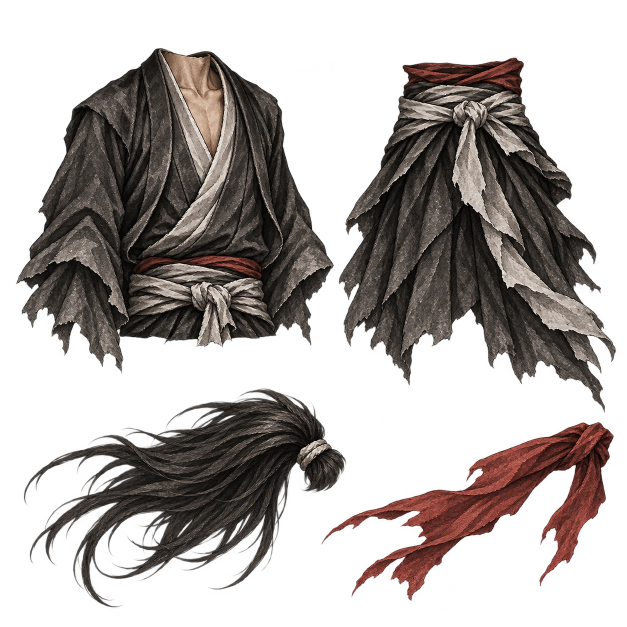
#> input picture assets/art/samurai/body_trunk.png, 1254 x 1254 px (shown at 1/2 size)
$ python register_samurai_body.py
#> lines starting #> are read from the running program, lines starting #| are printed output that depends on the picture; after the words box and inside, x2 and y2 are one past the last pixel; in counts of white or black regions, pixels touching at a corner belong together
### tools/register_roster_art.py
"""Read alpha components and write atlas metadata; never modifies artwork."""
from pathlib import Path
import numpy as np
from PIL import Image

ROOT = Path(__file__).resolve().parents[1]
NAMES = {1: 'ashigaru', 2: 'yumi_archer', 3: 'hollow_soldier', 4: 'oni_brute',
         5: 'shrine_healer', 6: 'spear_guardian', 7: 'onmyoji', 8: 'hatamoto', 9: 'fallen_daimyo',
         10: 'spectral_archer', 11: 'shield_bearer', 12: 'flying_spirit', 13: 'burning_general'}


def components(path):
    alpha = np.asarray(Image.open(path).getchannel('A')) > 25
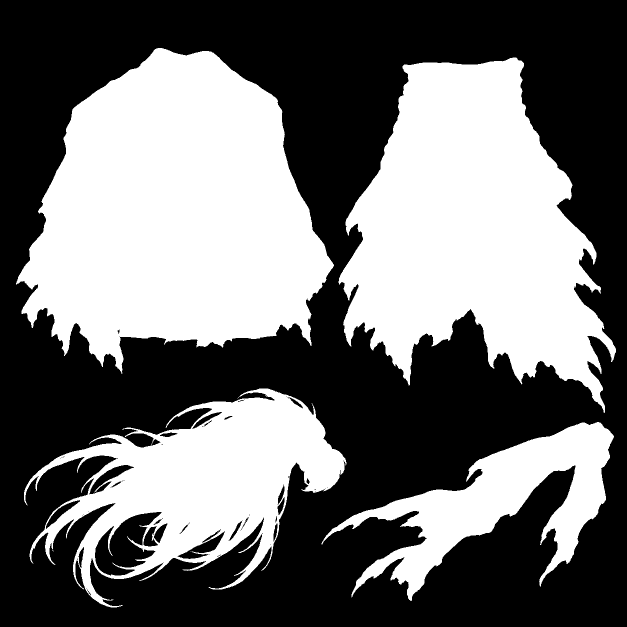
#> alpha: shape (1254, 1254) bool (shown at 1/2 size); 43.5% white; 7 white regions (3 under 20 px), largest, box (x1, y1, x2, y2) and area: (32, 96, 668, 748) 271426, (677, 115, 1232, 826) 229499, (48, 777, 693, 1215) 117291, (643, 844, 1228, 1202) 66265
    parents, boxes, sizes, previous = [], [], [], []

    def root(i):
        while parents[i] != i:
            parents[i] = parents[parents[i]]
            i = parents[i]
        return i

    for y, row in enumerate(alpha):
        changes = np.flatnonzero(np.diff(np.pad(row.astype(np.int8), (1, 1))))
        current = []
        for left, right in changes.reshape(-1, 2):
            connected = [root(i) for a, b, i in previous if a <= right + 1 and b >= left - 1]
            if connected:
                index = connected[0]
                for other in connected[1:]:
                    other, index = root(other), root(index)
                    if other != index:
                        parents[other] = index
                        a, b = boxes[index], boxes[other]
                        boxes[index] = [min(a[0], b[0]), min(a[1], b[1]), max(a[2], b[2]), max(a[3], b[3])]
                        sizes[index] += sizes[other]
                box = boxes[index]
                boxes[index] = [min(box[0], left), min(box[1], y), max(box[2], right), y + 1]
                sizes[index] += right - left
            else:
                index = len(parents)
                parents.append(index)
                boxes.append([left, y, right, y + 1])
                sizes.append(right - left)
            current.append((left, right, index))
        previous = current
#> after the loop, boxes = 32 items, first 6: [32, 96, 668, 748], [374, 102, 433, 111], [1005, 115, 1044, 123], [956, 115, 1048, 129], [823, 115, 1048, 130], [883, 125, 899, 126]; parents = 32 values, max 29 at index 27, min 0 at index 0, mean 16.28; sizes = 32 values, max 271426 at index 0, min 1 at index 26, mean 49451.8
    main = [(boxes[i], sizes[i]) for i in range(len(parents)) if root(i) == i and sizes[i] > 400]
#> main = [([32, 96, 668, 748], 271426), ([677, 115, 1232, 826], 229499), ([643, 844, 1228, 1202], 66265), ([48, 777, 693, 1215], 117293)]
    return alpha.shape, sorted(main, key=lambda item: item[1], reverse=True)


# [57 lines left out: functions register, register_equipment, not called in this run]


# [3 lines that do not run on import are left out]

### tools/register_samurai_body.py
"""Read new painted alpha components; preserve the existing rig's joint roles.

This writes GDScript metadata only. It never resizes or modifies the artwork.
"""
from pathlib import Path
import numpy as np
from PIL import Image
from register_roster_art import components

ROOT = Path(__file__).resolve().parents[1]
SHEETS = {
    'body_trunk': ['torso', 'skirt', 'mane', 'sash'],
    'body_arms': ['upper_f', 'fore_f', 'upper_b', 'fore_b'],
    'body_legs': ['thigh_f', 'shin_f', 'thigh_b', 'shin_b'],
    'body_details': ['foot_f', 'foot_b', 'sleeve_f', 'sleeve_b'],
}
# Normalized joint positions retain the artist's original component orientation.
ANCHORS = {
    'upper_f': ((22/261, 42/225), (230/261, 87/225), 13, 10.55),
    'fore_f': ((26/277, 54/166), (242/277, 110/166), 13, 6.33),
    'upper_b': ((35/288, 55/250), (245/288, 93/250), 13, 11.45),
    'fore_b': ((28/280, 53/154), (240/280, 100/154), 13, 5.22),
    'thigh_f': ((39/303, 60/257), (264/303, 170/257), 23, 20.5),
    'shin_f': ((29/260, 65/150), (230/260, 93/150), 23, 11.4),
    'thigh_b': ((35/300, 95/255), (266/300, 155/255), 23, 20.9),
    'shin_b': ((32/240, 95/170), (225/240, 60/170), 23, 13.7),
}


def main():
    regions, joints = {}, {}
    for sheet, names in SHEETS.items():
        path = ROOT / 'assets/art/samurai' / f'{sheet}.png'
        (height, width), shapes = components(path)
#> height = 1254; width = 1254; shapes = [([32, 96, 668, 748], 271426), ([677, 115, 1232, 826], 229499), ([48, 777, 693, 1215], 117293), ([643, 844, 1228, 1202], 66265)]
        selected = {}
        for box, area in shapes:
            cx, cy = (box[0]+box[2])/(2*width), (box[1]+box[3])/(2*height)
            cell = (2 if cy > .5 else 0) + (1 if cx > .5 else 0)
            if cell not in selected: selected[cell] = box
#> this loop made 4 passes
#> (box, area, cx, cy) on passes 1 to 4: ([32, 96, 668, 748], 271426, 0.279, 0.337), ([677, 115, 1232, 826], 229499, 0.761, 0.375), ([48, 777, 693, 1215], 117293, 0.295, 0.794), ([643, 844, 1228, 1202], 66265, 0.746, 0.816)
#> after the loop, selected = {0: [32, 96, 668, 748], 1: [677, 115, 1232, 826], 2: [48, 777, 693, 1215], 3: [643, 844, 1228, 1202]}
        if len(selected) != 4: raise ValueError(f'{sheet}: expected four components: {selected}')
        alpha = np.asarray(Image.open(path).getchannel('A'))
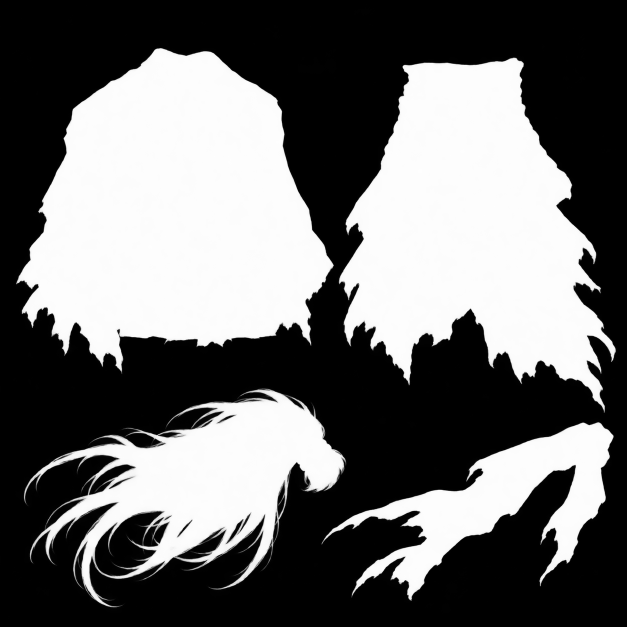
#> alpha: shape (1254, 1254) (shown at 1/2 size); min 0, max 255, mean 107.3
        for cell, name in enumerate(names):
            x,y,right,bottom = map(int, selected[cell]); w,h=right-x,bottom-y
            regions[name]=(x,y,w,h)
            if name in ANCHORS:
                ua,ub,length,target_width=ANCHORS[name]
                a=np.asarray(ua)*[w,h]; b=np.asarray(ub)*[w,h]
                axis=(b-a)/np.linalg.norm(b-a)
                yy,xx=np.nonzero(alpha[y:bottom,x:right]>25)
                cross=-(xx-a[0])*axis[1]+(yy-a[1])*axis[0]
                scale=target_width/float(cross.max()-cross.min())
                joints[name]=(a,b,length,scale)
#> this loop made 4 passes
#> (x, y, right, bottom, w, h) on passes 1 to 4: (32, 96, 668, 748, 636, 652), (677, 115, 1232, 826, 555, 711), (48, 777, 693, 1215, 645, 438), (643, 844, 1228, 1202, 585, 358)
#> after the loop, joints = 0 items; regions = {'torso': (32, 96, 636, 652), 'skirt': (677, 115, 555, 711), 'mane': (48, 777, 645, 438), 'sash': (643, 844, 585, 358)}
        print(sheet, f'{width}x{height}', ', '.join(f'{n}:{regions[n][2]}x{regions[n][3]}' for n in names))
#| body_trunk 1254x1254 torso:636x652, skirt:555x711, mane:645x438, sash:585x358
#> pass 2 of the loop in main, `for sheet, names in SHEETS.items():`:
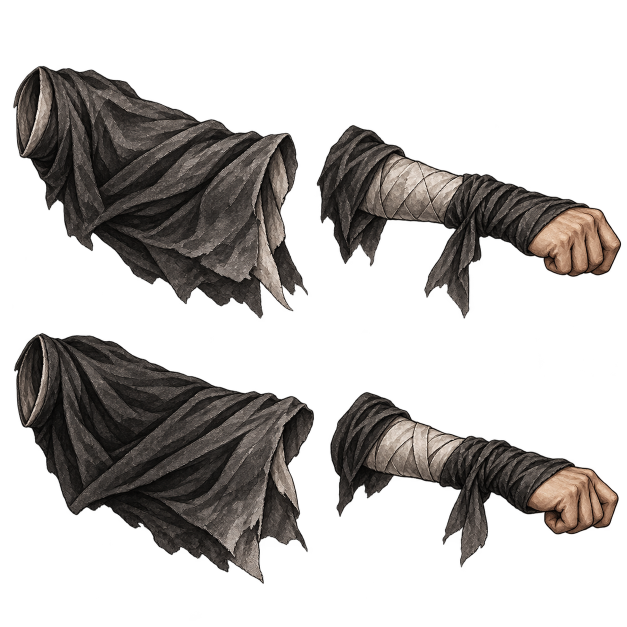
#> input picture assets/art/samurai/body_arms.png, 1254 x 1254 px (shown at 1/2 size)
#> in components (call 2), `alpha = np.asarray(Image.open(path).getchannel('A')) > 25`:
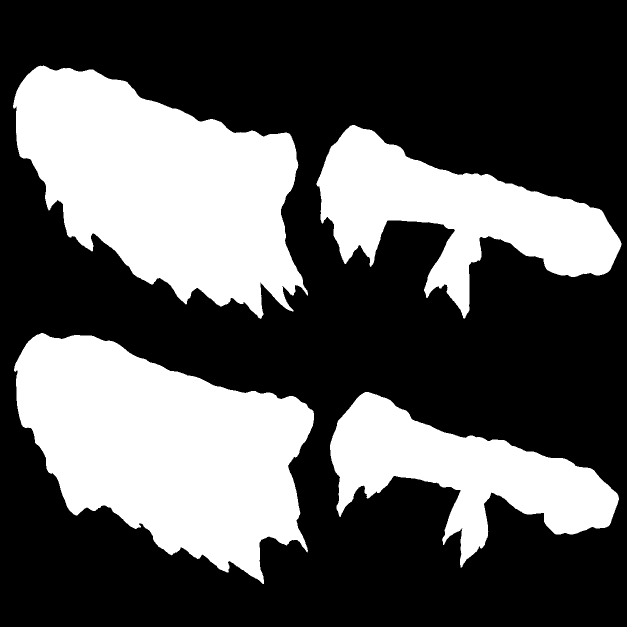
#> alpha: shape (1254, 1254) bool (shown at 1/2 size); 34.6% white; 4 white regions, box (x1, y1, x2, y2) and area: (28, 666, 628, 1168) 183110, (26, 131, 616, 638) 179724, (633, 250, 1243, 637) 97537, (660, 784, 1238, 1135) 82962
#> after the loop in components (call 2), `for y, row in enumerate(alpha):`: boxes = 27 items, first 6: [26, 131, 616, 638], [86, 131, 88, 132], [115, 136, 149, 141], [133, 136, 141, 137], [166, 139, 191, 143], [405, 238, 438, 243]; parents = 27 values, max 24 at index 25, min 0 at index 0, mean 9.44; sizes = 27 values, max 183110 at index 16, min 1 at index 14, mean 20186.2
#> main = [([26, 131, 616, 638], 179724), ([633, 250, 1243, 637], 97537), ([28, 666, 628, 1168], 183110), ([660, 784, 1238, 1135], 82962)]
#> shapes = [([28, 666, 628, 1168], 183110), ([26, 131, 616, 638], 179724), ([633, 250, 1243, 637], 97537), ([660, 784, 1238, 1135], 82962)]
#> the loop in main, `for box, area in shapes:` made 4 passes
#> (box, area, cx, cy, cell) on passes 1 to 4: ([28, 666, 628, 1168], 183110, 0.262, 0.731, 2), ([26, 131, 616, 638], 179724, 0.256, 0.307, 0), ([633, 250, 1243, 637], 97537, 0.748, 0.354, 1), ([660, 784, 1238, 1135], 82962, 0.757, 0.765, 3)
#> after the loop in main, `for box, area in shapes:`: selected = {2: [28, 666, 628, 1168], 0: [26, 131, 616, 638], 1: [633, 250, 1243, 637], 3: [660, 784, 1238, 1135]}
#> in main, `alpha = np.asarray(Image.open(path).getchannel('A'))`:
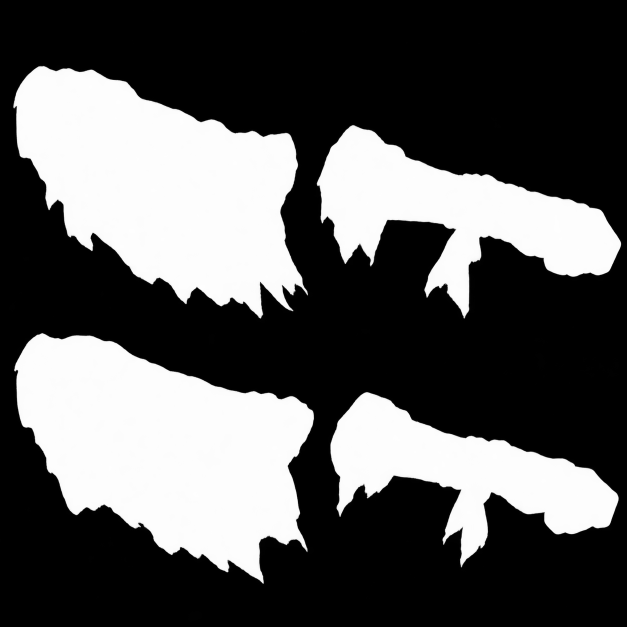
#> alpha: shape (1254, 1254) (shown at 1/2 size); min 0, max 255, mean 86.4
#> the loop in main, `for cell, name in enumerate(names):` made 4 passes
#> (x, y, right, bottom, w, h, a, b) on passes 1 to 4: (26, 131, 616, 638, 590, 507, [49.73, 94.64], [519.9, 196]), (633, 250, 1243, 637, 610, 387, [57.26, 125.9], [532.9, 256.4]), (28, 666, 628, 1168, 600, 502, [72.92, 110.4], [510.4, 186.7]), (660, 784, 1238, 1135, 578, 351, [57.8, 120.8], [495.4, 227.9])
#> after the loop in main, `for cell, name in enumerate(names):`: joints = {'upper_f': ([49.73, 94.64], [519.9, 196], 13, 0.0252), 'fore_f': ([57.26, 125.9], [532.9, 256.4], 13, 0.0201), 'upper_b': ([72.92, 110.4], [510.4, 186.7], 13, 0.0266), 'fore_b': ([57.8, 120.8], [495.4, 227.9], 13, 0.0176)}; regions = {'torso': (32, 96, 636, 652), 'skirt': (677, 115, 555, 711), 'mane': (48, 777, 645, 438), 'sash': (643, 844, 585, 358), 'upper_f': (26, 131, 590, 507), 'fore_f': (633, 250, 610, 387), 'upper_b': (28, 666, 600, 502), 'fore_b': (660, 784, 578, 351)}
#| body_arms 1254x1254 upper_f:590x507, fore_f:610x387, upper_b:600x502, fore_b:578x351
#> pass 3 of the loop in main, `for sheet, names in SHEETS.items():`:
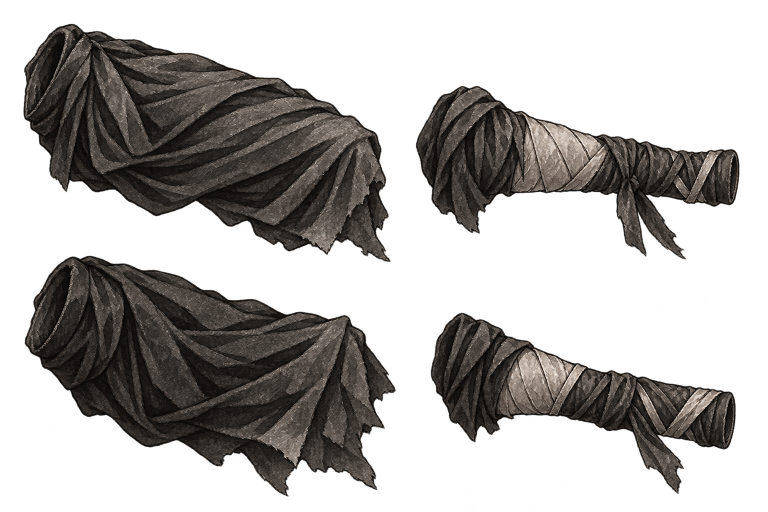
#> input picture assets/art/samurai/body_legs.png, 1536 x 1024 px (shown at 1/2 size)
#> in components (call 3), `alpha = np.asarray(Image.open(path).getchannel('A')) > 25`:
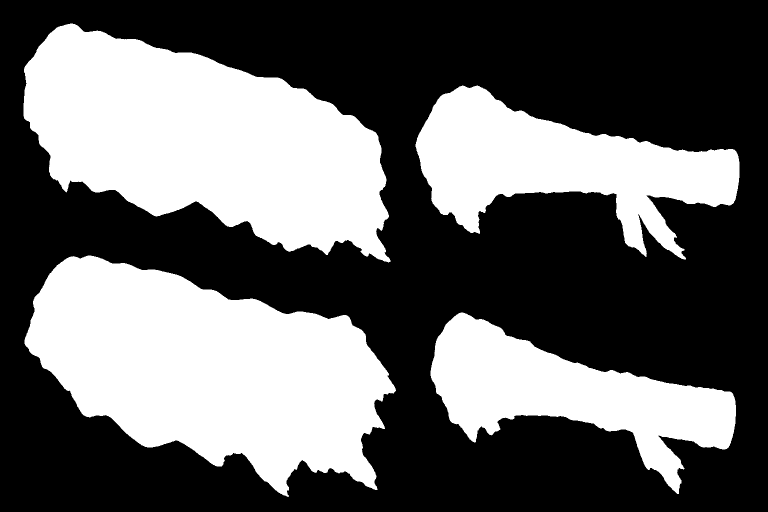
#> alpha: shape (1024, 1536) bool (shown at 1/2 size); 39.6% white; 4 white regions, box (x1, y1, x2, y2) and area: (49, 511, 792, 994) 215070, (47, 47, 781, 525) 213113, (831, 171, 1479, 519) 104133, (861, 625, 1472, 988) 89946
#> the loop in components (call 3), `for y, row in enumerate(alpha):` made 1024 passes
#> previous on passes 48 to 50: [(140, 146, 0)], [(135, 150, 0)], [(131, 152, 0)]
#> after the loop in components (call 3), `for y, row in enumerate(alpha):`: boxes = 35 items, first 6: [47, 47, 781, 525], [179, 61, 205, 64], [233, 77, 242, 78], [249, 78, 252, 79], [253, 78, 272, 79], [355, 105, 384, 106]; parents = 35 values, max 25 at index 25, min 0 at index 0, mean 13.49; sizes = 35 values, max 215070 at index 20, min 1 at index 17, mean 17828.1
#> main = [([47, 47, 781, 525], 213113), ([831, 171, 1479, 519], 104133), ([49, 511, 792, 994], 215070), ([861, 625, 1472, 988], 89946)]
#> height = 1024; width = 1536; shapes = [([49, 511, 792, 994], 215070), ([47, 47, 781, 525], 213113), ([831, 171, 1479, 519], 104133), ([861, 625, 1472, 988], 89946)]
#> the loop in main, `for box, area in shapes:` made 4 passes
#> (box, area, cx, cy, cell) on passes 1 to 4: ([49, 511, 792, 994], 215070, 0.274, 0.735, 2), ([47, 47, 781, 525], 213113, 0.27, 0.279, 0), ([831, 171, 1479, 519], 104133, 0.752, 0.337, 1), ([861, 625, 1472, 988], 89946, 0.759, 0.788, 3)
#> after the loop in main, `for box, area in shapes:`: selected = {2: [49, 511, 792, 994], 0: [47, 47, 781, 525], 1: [831, 171, 1479, 519], 3: [861, 625, 1472, 988]}
#> in main, `alpha = np.asarray(Image.open(path).getchannel('A'))`:
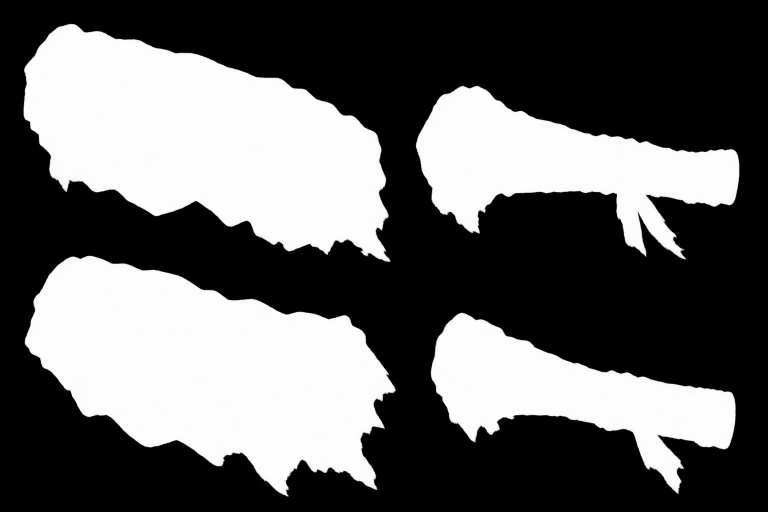
#> alpha: shape (1024, 1536) (shown at 1/2 size); min 0, max 254, mean 98.9
#> the loop in main, `for cell, name in enumerate(names):` made 4 passes
#> (x, y, right, bottom, w, h, a, b) on passes 1 to 4: (47, 47, 781, 525, 734, 478, [94.48, 111.6], [639.5, 316.2]), (831, 171, 1479, 519, 648, 348, [72.28, 150.8], [573.2, 215.8]), (49, 511, 792, 994, 743, 483, [86.68, 179.9], [658.8, 293.6]), (861, 625, 1472, 988, 611, 363, [81.47, 202.9], [572.8, 128.1])
#> after the loop in main, `for cell, name in enumerate(names):`: joints = 8 items; regions = 12 items
#| body_legs 1536x1024 thigh_f:734x478, shin_f:648x348, thigh_b:743x483, shin_b:611x363
#> the loop made 4 passes; the first 3 are shown
    # Isolated horizontal flow plates keep neighbouring skirt/hair pixels out
    # of deforming UV ribbons; the trunk sheet still supplies torso and skirt.
    flow_path = ROOT / 'assets/art/samurai/body_flow.png'
    _, flow_shapes = components(flow_path)
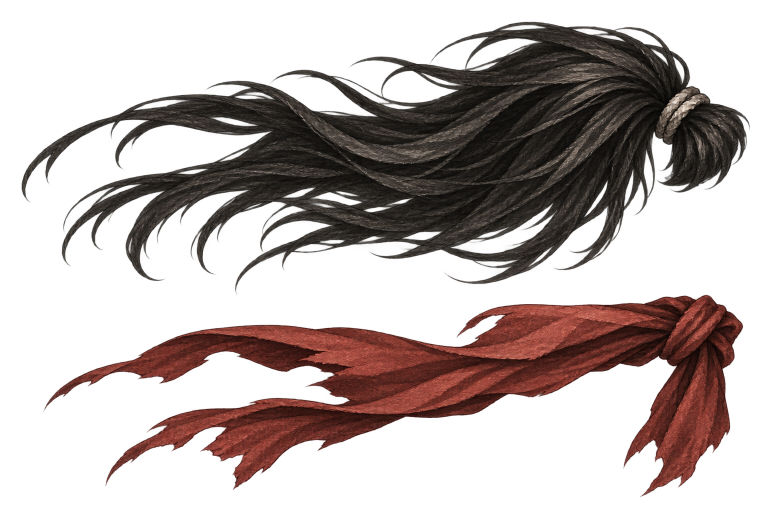
#> input picture assets/art/samurai/body_flow.png, 1536 x 1024 px (shown at 1/2 size)
#> in components (call 5), `alpha = np.asarray(Image.open(path).getchannel('A')) > 25`:
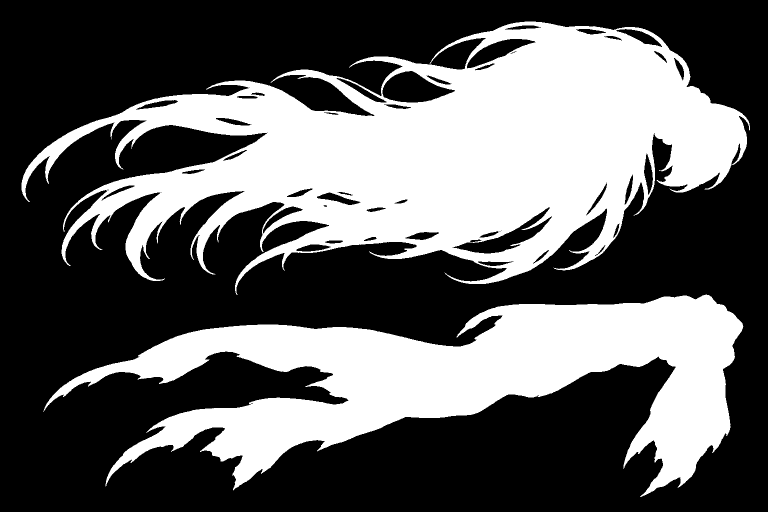
#> alpha: shape (1024, 1536) bool (shown at 1/2 size); 37.8% white; 2 white regions, box (x1, y1, x2, y2) and area: (43, 43, 1500, 590) 369256, (87, 589, 1487, 994) 225866
#> the loop in components (call 5), `for y, row in enumerate(alpha):` made 1024 passes
#> previous on passes 44 to 46: [(1049, 1072, 0)], [(1039, 1084, 0)], [(1031, 1090, 0)]
#> after the loop in components (call 5), `for y, row in enumerate(alpha):`: boxes = 32 items, first 6: [859, 43, 1378, 139], [1138, 52, 1193, 54], [1187, 52, 1189, 53], [1228, 54, 1292, 60], [1213, 74, 1214, 75], [698, 43, 1415, 192]; parents = 32 values, max 31 at index 30, min 0 at index 1, mean 15.72; sizes = 32 values, max 369256 at index 20, min 1 at index 4, mean 104761.3
#> in components (call 5), `main = [(boxes[i], sizes[i]) for i in range(len(parents)) if root(i) =..`: main = [([43, 43, 1500, 590], 369256), ([87, 589, 1487, 994], 225866)]
#> flow_shapes has the same summary as main in components
    flow = sorted(flow_shapes[:2], key=lambda item: item[0][1])
#> flow has the same summary as main in components
    if len(flow) != 2: raise ValueError('Expected separate hair and sash plates')
    for name, (box, _) in zip(['mane', 'sash'], flow):
        x,y,right,bottom=map(int,box); regions[name]=(x,y,right-x,bottom-y)
#> this loop made 2 passes
#> after the loop, regions = 16 items
    regions.update(head=(239,158,952,979), weapon=(936,1047,309,62))
    lines=['class_name SamuraiBodyLayout','extends RefCounted',
           '## Original painted layers; rebuild registration with tools/register_samurai_body.py.',
           'const SOURCES: Dictionary = {']
    for name,box in regions.items(): lines.append(f'\t&"{name}": Rect2({", ".join(map(str,box))}),')
#> this loop made 18 passes
#> (name, box) on passes 1 to 12: ('torso', (32, 96, 636, 652)), ('skirt', (677, 115, 555, 711)), ('mane', (43, 43, 1457, 547)), ('sash', (87, 589, 1400, 405)), ('upper_f', (26, 131, 590, 507)), ('fore_f', (633, 250, 610, 387)), ('upper_b', (28, 666, 600, 502)), ('fore_b', (660, 784, 578, 351)), ('thigh_f', (47, 47, 734, 478)), ('shin_f', (831, 171, 648, 348)), ('thigh_b', (49, 511, 743, 483)), ('shin_b', (861, 625, 611, 363))
#> after the loop, lines = 22 items
    lines.extend(['}', 'const JOINTS: Dictionary = {'])
    for name,(a,b,length,scale) in joints.items():
        lines.append(f'\t&"{name}": [Vector2({a[0]:.5f}, {a[1]:.5f}), Vector2({b[0]:.5f}, {b[1]:.5f}), {length}.0, {scale:.8f}],')
#> this loop made 8 passes
#> (name, a, b, length, scale) on passes 1 to 8: ('upper_f', [49.73, 94.64], [519.9, 196], 13, 0.0252), ('fore_f', [57.26, 125.9], [532.9, 256.4], 13, 0.0201), ('upper_b', [72.92, 110.4], [510.4, 186.7], 13, 0.0266), ('fore_b', [57.8, 120.8], [495.4, 227.9], 13, 0.0176), ('thigh_f', [94.48, 111.6], [639.5, 316.2], 23, 0.0411), ('shin_f', [72.28, 150.8], [573.2, 215.8], 23, 0.0385), ('thigh_b', [86.68, 179.9], [658.8, 293.6], 23, 0.0409), ('shin_b', [81.47, 202.9], [572.8, 128.1], 23, 0.0324)
#> after the loop, lines = 32 items
    lines.append('}')
    (ROOT / 'scripts/visuals/samurai_body_layout.gd').write_text('\n'.join(lines)+'\n', encoding='utf8')


if __name__ == '__main__': main()
